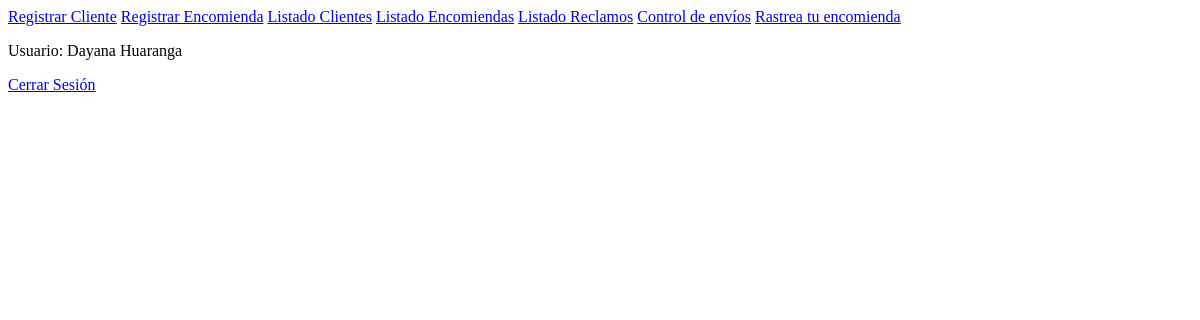
The page /panel_empleado/ (signed in) on the database as committed earlier.
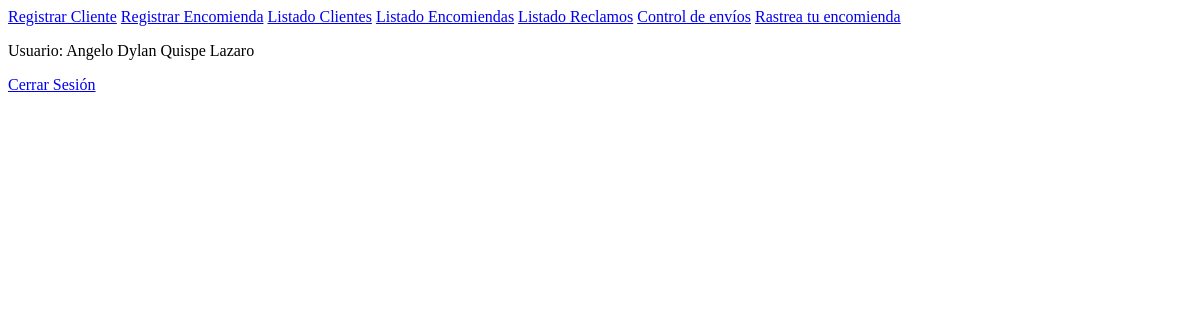
The same page on the database as committed later.
### sistema/models.py (models this page shows, shortened)
class Empleado(models.Model):
    nombres = models.CharField(max_length=100)
    apellidos = models.CharField(max_length=100)
    correo = models.EmailField(unique=True)  # El correo debe ser único para cada empleado
    password = models.CharField(max_length=128)  # Contraseña encriptada

### sistema/views.py (the view)
    def wrapper(request, *args, **kwargs):
        if 'empleado_id' not in request.session:
            return redirect('login_empleado')
        return view_func(request, *args, **kwargs)

### sistema/views.py (called while the page is built)
def empleado_requerido(view_func):
    def wrapper(request, *args, **kwargs):
        if 'empleado_id' not in request.session:
            return redirect('login_empleado')
        return view_func(request, *args, **kwargs)
    return wrapper

@empleado_requerido
def panel_empleado(request):
    empleado_id = request.session.get('empleado_id')
    empleado = Empleado.objects.get(id=empleado_id) if empleado_id else None
    return render(request, 'layout/base_empleado.html', {'empleado': empleado})

### sistema/templates/layout/base_empleado.html (shortened to what this page needs)
<!DOCTYPE html>
<html lang="es">
<head>
</head>
<body>
    <div class="navbar">
        <a href="{% url 'registro_cliente' %}">Registrar Cliente</a>
        <a href="{% url 'registro_encomienda' %}">Registrar Encomienda</a>
        <a href="{% url 'listado_clientes' %}">Listado Clientes</a>
        <a href="{% url 'listado_encomiendas' %}">Listado Encomiendas</a>
        <a href="{% url 'listado_reclamos' %}">Listado Reclamos</a>
        <a href="{% url 'control_envios' %}">Control de envíos</a>
        <a href="{% url 'index_cliente' %}">Rastrea tu encomienda</a>
        <div class="navbar-right">
            {% if empleado %}
                <p>Usuario: {{ empleado.nombres }} {{ empleado.apellidos }}</p>
            {% else %}
                <p>Usuario: Anónimo</p>
            {% endif %}
            <a href="{% url 'logout' %}">Cerrar Sesión</a>
        </div>
    </div>
</body>
</html>

Rows that differ between the two databases and show on the page:
changed Empleado: nombres "Dayana" → "Angelo Dylan"; apellidos "Huaranga" → "Quispe Lazaro"
